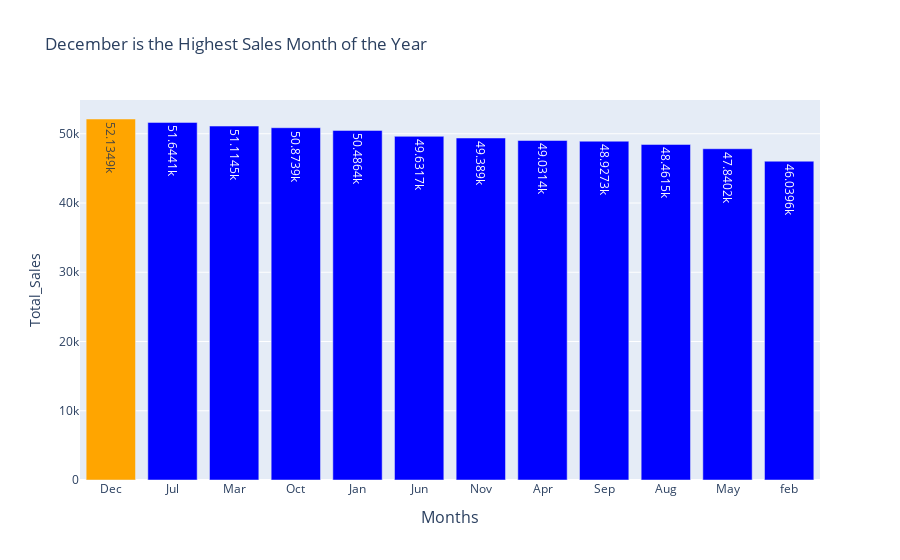

The notebook cell this image was saved under:
### Code cell
months = ['Dec','Jul', 'Mar', 'Oct', 'Jan', 'Jun',
          'Nov', 'Apr', 'Sep', 'Aug', 'May', 'feb']
colors = ['lightslategray',] * 12
colors[1] = 'crimson'
fig = px.bar(pd.DataFrame(td.groupby(td['Date'].dt.month)['Total_Sales','Product_Qty'].sum().sort_values(by='Total_Sales',ascending=False)),x=months, y = "Total_Sales",
title="December is the Highest Sales Month of the Year", text_auto=True,
color=months,color_discrete_map={'Dec':'orange', 'Jul':'blue', 'Mar':'blue', 'Oct':'blue', 
                              'Jan':'blue','Jun':'blue', 'Nov':'blue', 'Apr':'blue','Sep':'blue','Aug':'blue','May':'blue','feb':'blue'})
fig.update_traces(showlegend=False)
fig.update_xaxes(
        title_text = "Months",
        title_font = {"size": 16})
fig.show()

### Figure 1 — Plotly figure (JSON) as saved in the notebook; plotly's stock layout.template omitted (floating-point values rounded to 4 significant figures)
{"data": [{"alignmentgroup": "True", "hovertemplate": "color=Dec<br>x=%{x}<br>Total_Sales=%{y}<extra></extra>", "legendgroup": "Dec", "marker": {"color": "orange", "pattern": {"shape": ""}}, "name": "Dec", "offsetgroup": "Dec", "orientation": "v", "showlegend": false, "textposition": "auto", "texttemplate": "%{y}", "type": "bar", "x": ["Dec"], "xaxis": "x", "y": [52130.0], "yaxis": "y"}, {"alignmentgroup": "True", "hovertemplate": "color=Jul<br>x=%{x}<br>Total_Sales=%{y}<extra></extra>", "legendgroup": "Jul", "marker": {"color": "blue", "pattern": {"shape": ""}}, "name": "Jul", "offsetgroup": "Jul", "orientation": "v", "showlegend": false, "textposition": "auto", "texttemplate": "%{y}", "type": "bar", "x": ["Jul"], "xaxis": "x", "y": [51640.0], "yaxis": "y"}, {"alignmentgroup": "True", "hovertemplate": "color=Mar<br>x=%{x}<br>Total_Sales=%{y}<extra></extra>", "legendgroup": "Mar", "marker": {"color": "blue", "pattern": {"shape": ""}}, "name": "Mar", "offsetgroup": "Mar", "orientation": "v", "showlegend": false, "textposition": "auto", "texttemplate": "%{y}", "type": "bar", "x": ["Mar"], "xaxis": "x", "y": [51110.0], "yaxis": "y"}, {"alignmentgroup": "True", "hovertemplate": "color=Oct<br>x=%{x}<br>Total_Sales=%{y}<extra></extra>", "legendgroup": "Oct", "marker": {"color": "blue", "pattern": {"shape": ""}}, "name": "Oct", "offsetgroup": "Oct", "orientation": "v", "showlegend": false, "textposition": "auto", "texttemplate": "%{y}", "type": "bar", "x": ["Oct"], "xaxis": "x", "y": [50870.0], "yaxis": "y"}, {"alignmentgroup": "True", "hovertemplate": "color=Jan<br>x=%{x}<br>Total_Sales=%{y}<extra></extra>", "legendgroup": "Jan", "marker": {"color": "blue", "pattern": {"shape": ""}}, "name": "Jan", "offsetgroup": "Jan", "orientation": "v", "showlegend": false, "textposition": "auto", "texttemplate": "%{y}", "type": "bar", "x": ["Jan"], "xaxis": "x", "y": [50490.0], "yaxis": "y"}, {"alignmentgroup": "True", "hovertemplate": "color=Jun<br>x=%{x}<br>Total_Sales=%{y}<extra></extra>", "legendgroup": "Jun", "marker": {"color": "blue", "pattern": {"shape": ""}}, "name": "Jun", "offsetgroup": "Jun", "orientation": "v", "showlegend": false, "textposition": "auto", "texttemplate": "%{y}", "type": "bar", "x": ["Jun"], "xaxis": "x", "y": [49630.0], "yaxis": "y"}, {"alignmentgroup": "True", "hovertemplate": "color=Nov<br>x=%{x}<br>Total_Sales=%{y}<extra></extra>", "legendgroup": "Nov", "marker": {"color": "blue", "pattern": {"shape": ""}}, "name": "Nov", "offsetgroup": "Nov", "orientation": "v", "showlegend": false, "textposition": "auto", "texttemplate": "%{y}", "type": "bar", "x": ["Nov"], "xaxis": "x", "y": [49389], "yaxis": "y"}, {"alignmentgroup": "True", "hovertemplate": "color=Apr<br>x=%{x}<br>Total_Sales=%{y}<extra></extra>", "legendgroup": "Apr", "marker": {"color": "blue", "pattern": {"shape": ""}}, "name": "Apr", "offsetgroup": "Apr", "orientation": "v", "showlegend": false, "textposition": "auto", "texttemplate": "%{y}", "type": "bar", "x": ["Apr"], "xaxis": "x", "y": [49030.0], "yaxis": "y"}, {"alignmentgroup": "True", "hovertemplate": "color=Sep<br>x=%{x}<br>Total_Sales=%{y}<extra></extra>", "legendgroup": "Sep", "marker": {"color": "blue", "pattern": {"shape": ""}}, "name": "Sep", "offsetgroup": "Sep", "orientation": "v", "showlegend": false, "textposition": "auto", "texttemplate": "%{y}", "type": "bar", "x": ["Sep"], "xaxis": "x", "y": [48930.0], "yaxis": "y"}, {"alignmentgroup": "True", "hovertemplate": "color=Aug<br>x=%{x}<br>Total_Sales=%{y}<extra></extra>", "legendgroup": "Aug", "marker": {"color": "blue", "pattern": {"shape": ""}}, "name": "Aug", "offsetgroup": "Aug", "orientation": "v", "showlegend": false, "textposition": "auto", "texttemplate": "%{y}", "type": "bar", "x": ["Aug"], "xaxis": "x", "y": [48460.0], "yaxis": "y"}, {"alignmentgroup": "True", "hovertemplate": "color=May<br>x=%{x}<br>Total_Sales=%{y}<extra></extra>", "legendgroup": "May", "marker": {"color": "blue", "pattern": {"shape": ""}}, "name": "May", "offsetgroup": "May", "orientation": "v", "showlegend": false, "textposition": "auto", "texttemplate": "%{y}", "type": "bar", "x": ["May"], "xaxis": "x", "y": [47840.0], "yaxis": "y"}, {"alignmentgroup": "True", "hovertemplate": "color=feb<br>x=%{x}<br>Total_Sales=%{y}<extra></extra>", "legendgroup": "feb", "marker": {"color": "blue", "pattern": {"shape": ""}}, "name": "feb", "offsetgroup": "feb", "orientation": "v", "showlegend": false, "textposition": "auto", "texttemplate": "%{y}", "type": "bar", "x": ["feb"], "xaxis": "x", "y": [46040.0], "yaxis": "y"}], "layout": {"barmode": "relative", "legend": {"title": {"text": "color"}, "tracegroupgap": 0}, "title": {"text": "December is the Highest Sales Month of the Year"}, "xaxis": {"anchor": "y", "domain": [0, 1], "title": {"font": {"size": 16}, "text": "Months"}}, "yaxis": {"anchor": "x", "domain": [0, 1], "title": {"text": "Total_Sales"}}}}
